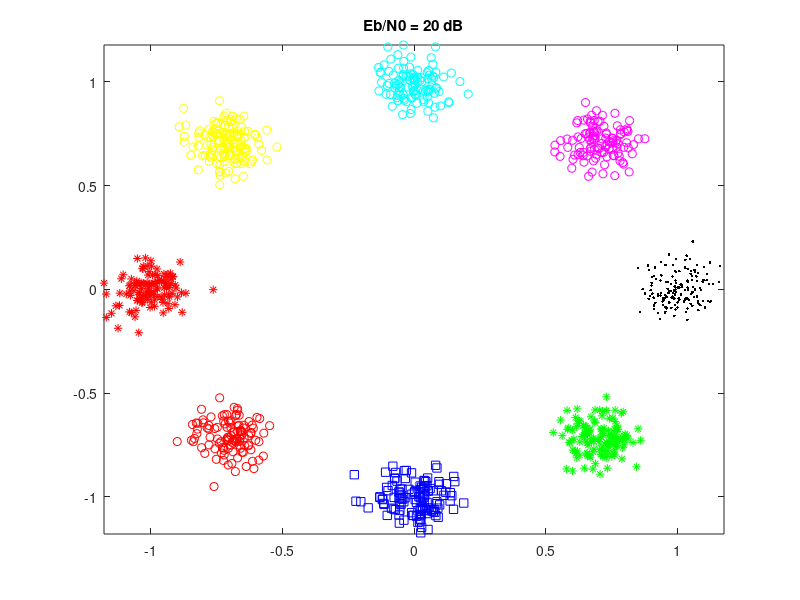

The MATLAB script that drew this image: (Note: this script raises an error after producing the figure.)
clear;clc;
% Parâmetros
EbN0_dB = [20 5 0];     % Eb/N0 de entrada
Ns = 10^3;              % Número de símbolos simulados
M = 8;                  % Número de símbolo da modulação BPSK

for i = 1:length(EbN0_dB)
    bits8 = randi([0 M-1],Ns,1);
    txSig = pskmod(bits8,M);
    rxSig = awgn(txSig,EbN0_dB(i));
    
    unique = unique(txSig); 
    
    % Gráficos
    figure(i);
    plot(rxSig(find(txSig==unique(1))),'ro')
    hold on;
    plot(rxSig(find(txSig==unique(2))),'bs')
    hold on;
    plot(rxSig(find(txSig==unique(3))),'g*')
    hold on;
    plot(rxSig(find(txSig==unique(4))),'k.')
    hold on;
    plot(rxSig(find(txSig==unique(5))),'mo')
    hold on;
    plot(rxSig(find(txSig==unique(6))),'co')
    hold on;
    plot(rxSig(find(txSig==unique(7))),'yo')
    hold on;
    plot(rxSig(find(txSig==unique(8))),'r*')
    hold on;
    title(['Eb/N0 = ' num2str(EbN0_dB(i)) ' dB']);
    %legend('Bit 1 transmitido','Bit 0 transmitido');
    minAx = min([real(rxSig)' imag(rxSig)']);
    maxAx = max([real(rxSig)' imag(rxSig)']);
    axis([minAx maxAx minAx maxAx]);


end
